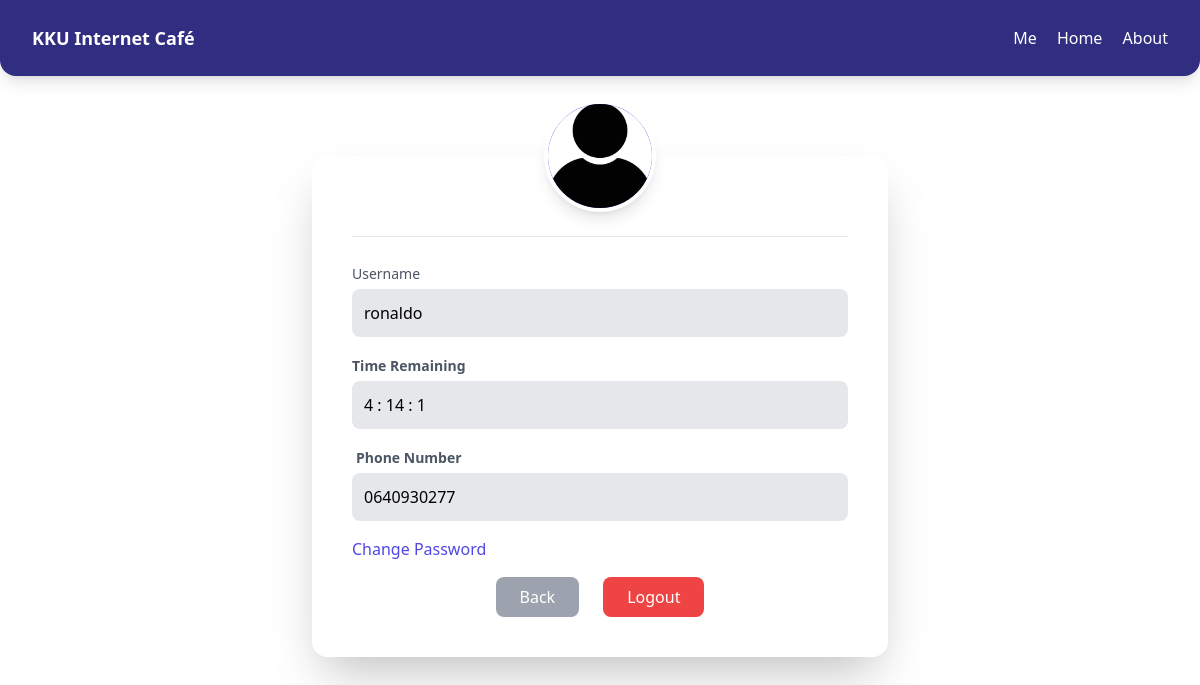
The app's page /profile (signed in), older data.
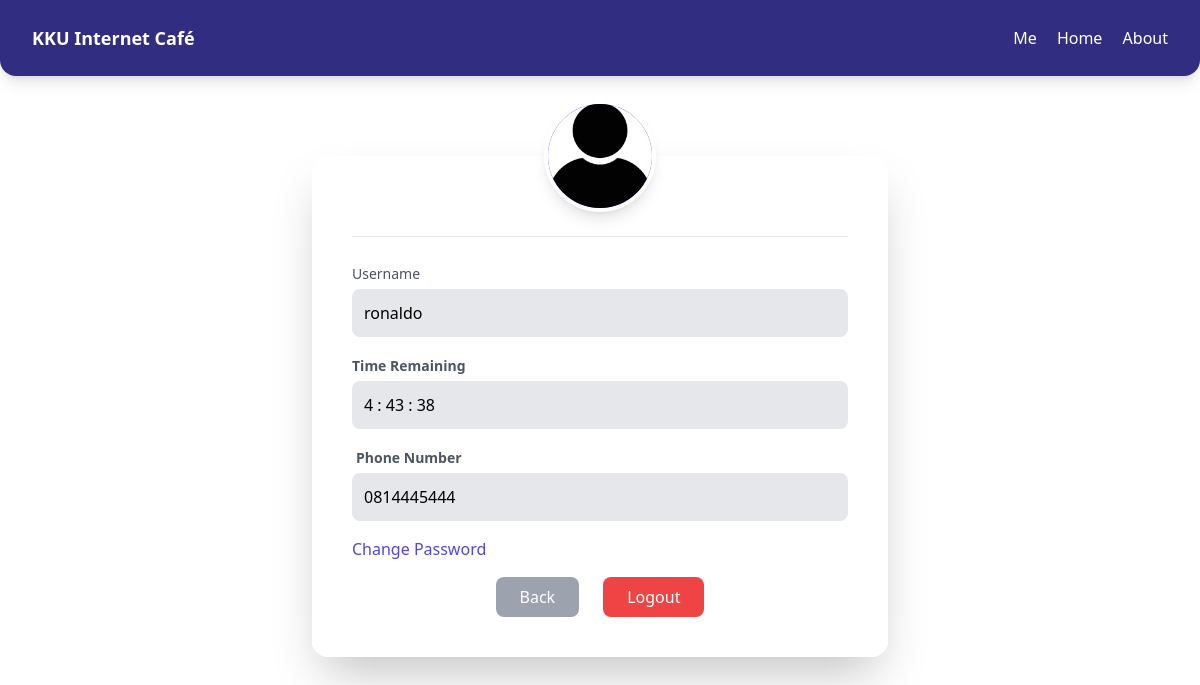
The same page, newer data.
### tables this page shows
CREATE TABLE Member (
    Person_ID INTEGER PRIMARY KEY,                 
    Phone_Number TEXT NOT NULL,
    Remaining_Time INTEGER DEFAULT 0,  
    FOREIGN KEY (Person_ID) REFERENCES Person(Person_ID) ON DELETE CASCADE
);

### main.py (the view)
@app.route("/profile")
@login_required
def profile():
    connect = sqlite3.connect(db_local)
    connect.row_factory = sqlite3.Row
    cursor = connect.cursor()
    cursor.execute("SELECT Remaining_Time, Phone_Number FROM Member WHERE Person_ID = ?", (current_user.id,))
    m_data = cursor.fetchone()
    cursor.execute("SELECT Password FROM Person WHERE Person_ID = ?", (current_user.id,))
    p_data = cursor.fetchone()
    connect.close()
    total_sec = m_data["Remaining_Time"] if m_data else 0
    phone = m_data["Phone_Number"] if m_data and m_data["Phone_Number"] else "-"
    pwd = p_data["Password"] if p_data else "********"
    return render_template("profile.html", username=current_user.username, password=pwd, total_seconds=total_sec, phone=phone)

### main.py (called while the page is built, shortened)
@login_manager.user_loader
def load_user(user_id):
    connect = sqlite3.connect(db_local)
    connect.row_factory = sqlite3.Row
    cursor = connect.cursor()
    cursor.execute("""
        SELECT p.Person_ID, p.Username, p.Full_Name, p.Type, m.Phone_Number
        FROM Person p
        LEFT JOIN Member m ON p.Person_ID = m.Person_ID
        WHERE p.Person_ID = ?
    """, (user_id,))
    user = cursor.fetchone()
    connect.close()
    if user:
        return User(user["Person_ID"], user["Username"], user["Full_Name"], user["Type"], user["Phone_Number"])
    return None

@app.before_request
def update_member_time():
    if current_user.is_authenticated and current_user.role != "Admin":
        now = int(time.time())
        last_active = session.get('last_active')
        session['last_active'] = now

### templates/profile.html (shortened to what this page needs)
<!doctype html>
<html lang="th">
  <head>
    <script src="https://cdn.tailwindcss.com"></script>
  </head>
  <body
    class="min-h-screen bg-cover bg-center"
    style="
      background-image: url(&quot;https://images.unsplash.com/photo-1492724441997-5dc865305da7&quot;);
    "
  >
    <header
      class="bg-indigo-900 text-white flex justify-between items-center px-8 py-6 shadow-lg rounded-b-2xl"
    >
      <h1 class="text-lg font-semibold">KKU Internet Café</h1>
      <div class="flex items-center gap-6">
        <nav class="space-x-4 hidden sm:block">
          <a href="#" class="hover:underline">Me</a>
          <a href="/dashboard" class="hover:underline">Home</a>
          <a href="/contact" class="hover:underline">About</a>
        </nav>
      </div>
    </header>
    <div class="flex items-center justify-center py-20">
      <div
        class="bg-white/95 backdrop-blur-md w-full max-w-xl rounded-2xl shadow-2xl p-10 text-center"
      >
        <div class="flex justify-center -mt-24 mb-6">
          <div
            class="w-28 h-28 bg-indigo-700 rounded-full flex items-center justify-center border-4 border-white shadow-lg overflow-hidden"
          >
            <img
              src="{{ url_for('static', filename='image/person2.jpg') }}"
              alt="person"
              class="w-full h-full object-cover"
            />
          </div>
        </div>
        <hr class="mb-6" />
        <div class="space-y-4 text-left">
          <div>
            <label class="text-sm text-gray-600">Username</label>
            <input
              type="text"
              value="{{ username }}"
              readonly
              class="w-full mt-1 p-3 rounded-lg bg-gray-200"
            />
          </div>
         <div>
            <label class="text-sm text-gray-600 font-bold">Time Remaining</label>
            <input
              id="time-display"
              data-seconds="{{ total_seconds }}"
              type="text"
              value="{{ time_display }}"
              readonly
              class="w-full mt-1 p-3 rounded-lg bg-gray-200"
            />
          </div>
       <div>
            <label class="text-sm text-gray-600 font-bold ml-1">Phone Number</label>
            <input type="text" value="{{ phone }}" readonly
                class="w-full mt-1 p-3 rounded-lg bg-gray-200">
      </div>
        <div class="mt-6 text-left">
          <a href="{{ url_for('change_password') }}"
             class="text-indigo-600 font-medium hover:text-indigo-800 hover:underline transition">
             Change Password
          </a>
        </div>
        <div class="flex justify-center gap-6 mt-8">
          <a href="{{ url_for('dashboard') }}"
             class="px-6 py-2 bg-gray-400 text-white rounded-lg hover:bg-gray-500 inline-block transition">
            Back
          </a>
          <button
            onclick="openConfirm()"
            class="px-6 py-2 bg-red-500 text-white rounded-lg hover:bg-red-600 transition"
          >
            Logout
          </button>
        </div>
      </div>
    </div>
    </body>
</html>

Row changes from the older to the newer data that the page shows:
changed Member: Phone_Number "0640930277" → "0814445444"
Text that changed along with them:
form field value: "4 : 14 : 1" → "4 : 43 : 38"
